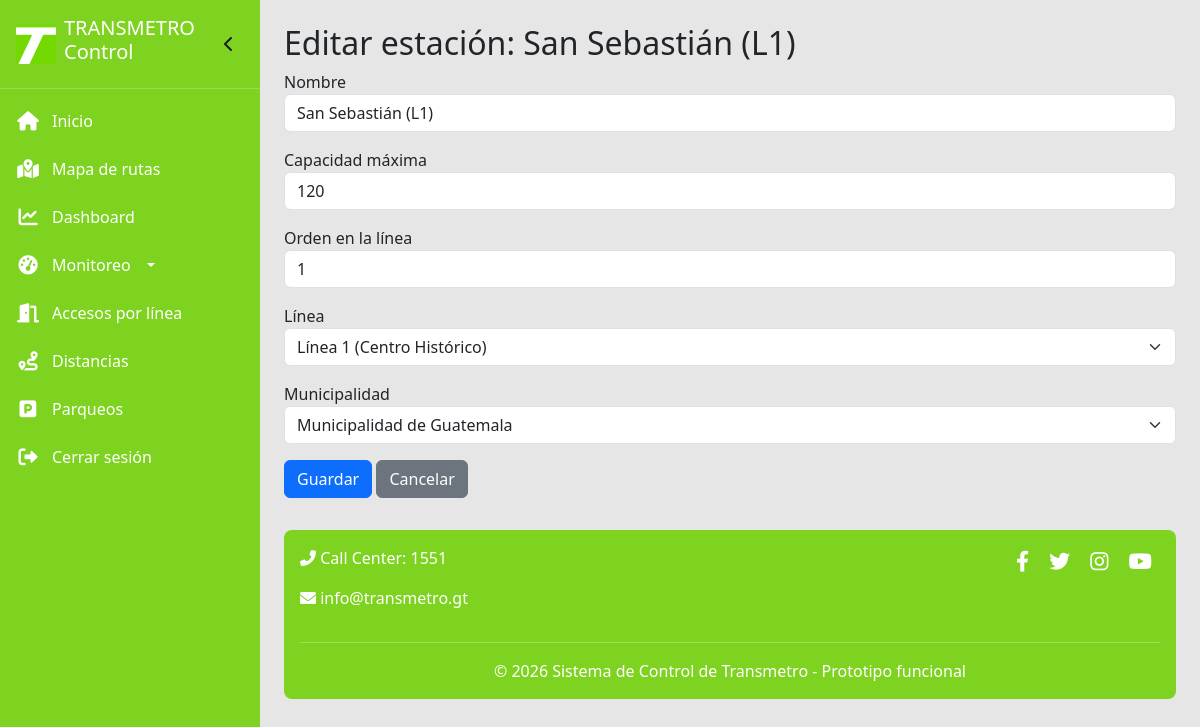
Screenshot of /estaciones/editar/1 (signed in) with the database file from the repository.
### models.py (models this page shows)
class Estacion(db.Model):
    __tablename__ = 'estaciones'
    id = db.Column(db.Integer, primary_key=True)
    nombre = db.Column(db.String(100), nullable=False)
    capacidad_maxima = db.Column(db.Integer, nullable=False)
    orden = db.Column(db.Integer)
    linea_id = db.Column(db.Integer, db.ForeignKey('lineas.id'))
    municipalidad_id = db.Column(db.Integer, db.ForeignKey('municipalidades.id'))
    linea = db.relationship('Linea', backref='estaciones')
    municipalidad = db.relationship('Municipalidad', backref='estaciones')

### app.py (the view, shortened to what this page needs)
@app.route('/estaciones/editar/<int:estacion_id>', methods=['GET', 'POST'])
@login_required
def editar_estacion(estacion_id):
    estacion = Estacion.query.get_or_404(estacion_id)
    form = EstacionForm(obj=estacion)
    form.linea_id.choices = [(l.id, l.nombre) for l in Linea.query.all()]
    form.municipalidad_id.choices = [(m.id, m.nombre) for m in Municipalidad.query.all()]
    return render_template('editar_estacion.html', form=form, estacion=estacion)

### forms.py
class EstacionForm(FlaskForm):
    nombre = StringField('Nombre', validators=[DataRequired()])
    capacidad_maxima = IntegerField('Capacidad máxima', validators=[DataRequired()])
    orden = IntegerField('Orden en la línea', validators=[Optional()])
    linea_id = SelectField('Línea', coerce=int, validators=[DataRequired()])
    municipalidad_id = SelectField('Municipalidad', coerce=int, validators=[DataRequired()])
    submit = SubmitField('Guardar')

### app.py (called while the page is built)
@login_manager.user_loader
def load_user(user_id):
    return Admin.query.get(int(user_id))

### templates/editar_estacion.html (shortened to what this page needs)
{% extends "base.html" %}
{% block content %}
<h2>Editar estación: {{ estacion.nombre }}</h2>
<form method="post">
    <div class="mb-3">{{ form.nombre.label }} {{ form.nombre(class="form-control") }}</div>
    <div class="mb-3">{{ form.capacidad_maxima.label }} {{ form.capacidad_maxima(class="form-control") }}</div>
    <div class="mb-3">{{ form.orden.label }} {{ form.orden(class="form-control") }}</div>
    <div class="mb-3">{{ form.linea_id.label }} {{ form.linea_id(class="form-select") }}</div>
    <div class="mb-3">{{ form.municipalidad_id.label }} {{ form.municipalidad_id(class="form-select") }}</div>
    {{ form.submit(class="btn btn-primary") }}
    <a href="{{ url_for('listar_estaciones') }}" class="btn btn-secondary">Cancelar</a>
</form>
{% endblock %}

### templates/base.html (style rules this page uses)
:root { --verde-transmetro: #7ED321; --azul-transmetro: #2E3E9E; --fondo-claro: #E6E6E6; --blanco: #FFFFFF; }
body { background-color: var(--fondo-claro); font-family: 'Segoe UI', 'Roboto', 'Helvetica Neue', sans-serif; margin: 0; padding: 0; }

### rows the page displays
Estacion: nombre "San Sebastián (L1)", capacidad_maxima "120", orden "1", linea_id "Línea 1 (Centro Histórico)", municipalidad_id "Municipalidad de Guatemala"
